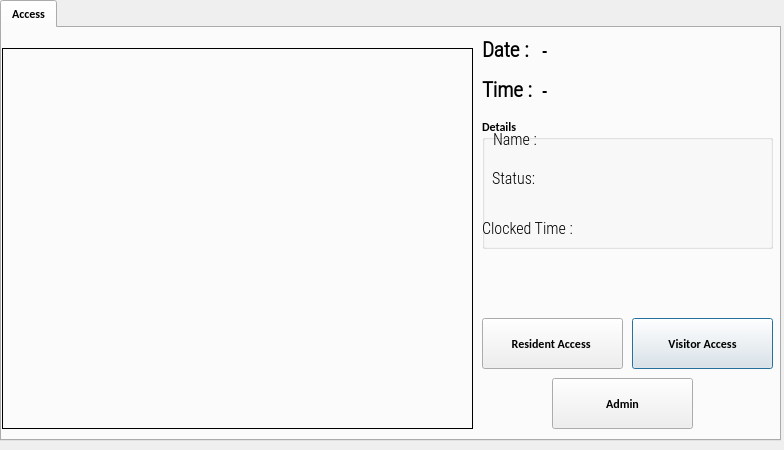
<?xml version="1.0" encoding="UTF-8"?>
<ui version="4.0">
 <class>OutputDialog</class>
 <widget class="QDialog" name="OutputDialog">
  <property name="geometry">
   <rect>
    <x>0</x>
    <y>0</y>
    <width>784</width>
    <height>450</height>
   </rect>
  </property>
  <property name="minimumSize">
   <size>
    <width>0</width>
    <height>0</height>
   </size>
  </property>
  <property name="maximumSize">
   <size>
    <width>1280</width>
    <height>720</height>
   </size>
  </property>
  <property name="font">
   <font>
    <family>Calibri</family>
    <weight>75</weight>
    <bold>true</bold>
   </font>
  </property>
  <property name="windowTitle">
   <string>Face Recognition Access System</string>
  </property>
  <property name="windowIcon">
   <iconset resource="resource.qrc">
    <normaloff>:/icon/icon.png</normaloff>:/icon/icon.png</iconset>
  </property>
  <widget class="QTabWidget" name="tabWidget">
   <property name="geometry">
    <rect>
     <x>0</x>
     <y>0</y>
     <width>781</width>
     <height>441</height>
    </rect>
   </property>
   <property name="currentIndex">
    <number>0</number>
   </property>
   <widget class="QWidget" name="Access">
    <attribute name="title">
     <string>Access</string>
    </attribute>
    <widget class="QGroupBox" name="groupBox">
     <property name="geometry">
      <rect>
       <x>480</x>
       <y>90</y>
       <width>291</width>
       <height>131</height>
      </rect>
     </property>
     <property name="title">
      <string>Details</string>
     </property>
     <widget class="QLabel" name="StatusLabel">
      <property name="geometry">
       <rect>
        <x>80</x>
        <y>50</y>
        <width>201</width>
        <height>31</height>
       </rect>
      </property>
      <property name="font">
       <font>
        <family>Roboto Condensed Light</family>
        <pointsize>12</pointsize>
        <weight>50</weight>
        <bold>false</bold>
       </font>
      </property>
      <property name="text">
       <string/>
      </property>
     </widget>
     <widget class="QLabel" name="NameLabel">
      <property name="geometry">
       <rect>
        <x>80</x>
        <y>10</y>
        <width>169</width>
        <height>21</height>
       </rect>
      </property>
      <property name="font">
       <font>
        <family>Roboto Condensed Light</family>
        <pointsize>12</pointsize>
        <weight>50</weight>
        <bold>false</bold>
       </font>
      </property>
      <property name="text">
       <string/>
      </property>
     </widget>
     <widget class="QLabel" name="label_6">
      <property name="geometry">
       <rect>
        <x>10</x>
        <y>50</y>
        <width>51</width>
        <height>20</height>
       </rect>
      </property>
      <property name="font">
       <font>
        <family>Roboto Condensed Light</family>
        <pointsize>12</pointsize>
        <weight>50</weight>
        <bold>false</bold>
       </font>
      </property>
      <property name="text">
       <string>Status:</string>
      </property>
     </widget>
     <widget class="QLabel" name="label_3">
      <property name="geometry">
       <rect>
        <x>11</x>
        <y>11</y>
        <width>54</width>
        <height>20</height>
       </rect>
      </property>
      <property name="font">
       <font>
        <family>Roboto Condensed Light</family>
        <pointsize>12</pointsize>
        <weight>50</weight>
        <bold>false</bold>
       </font>
      </property>
      <property name="text">
       <string>Name : </string>
      </property>
     </widget>
     <widget class="QLabel" name="label_5">
      <property name="geometry">
       <rect>
        <x>0</x>
        <y>100</y>
        <width>107</width>
        <height>20</height>
       </rect>
      </property>
      <property name="font">
       <font>
        <family>Roboto Condensed Light</family>
        <pointsize>12</pointsize>
        <weight>50</weight>
        <bold>false</bold>
       </font>
      </property>
      <property name="text">
       <string>Clocked Time : </string>
      </property>
     </widget>
     <widget class="QLabel" name="HoursLabel">
      <property name="geometry">
       <rect>
        <x>110</x>
        <y>100</y>
        <width>181</width>
        <height>20</height>
       </rect>
      </property>
      <property name="font">
       <font>
        <family>Roboto Condensed Light</family>
        <pointsize>12</pointsize>
        <weight>50</weight>
        <bold>false</bold>
       </font>
      </property>
      <property name="text">
       <string/>
      </property>
     </widget>
    </widget>
    <widget class="QLabel" name="imgLabel">
     <property name="geometry">
      <rect>
       <x>0</x>
       <y>20</y>
       <width>471</width>
       <height>381</height>
      </rect>
     </property>
     <property name="minimumSize">
      <size>
       <width>4</width>
       <height>0</height>
      </size>
     </property>
     <property name="maximumSize">
      <size>
       <width>640</width>
       <height>480</height>
      </size>
     </property>
     <property name="frameShape">
      <enum>QFrame::Box</enum>
     </property>
     <property name="text">
      <string/>
     </property>
    </widget>
    <widget class="QPushButton" name="visitorButton">
     <property name="geometry">
      <rect>
       <x>630</x>
       <y>290</y>
       <width>141</width>
       <height>51</height>
      </rect>
     </property>
     <property name="text">
      <string>Visitor Access</string>
     </property>
    </widget>
    <widget class="QPushButton" name="residentBtn">
     <property name="geometry">
      <rect>
       <x>480</x>
       <y>290</y>
       <width>141</width>
       <height>51</height>
      </rect>
     </property>
     <property name="text">
      <string>Resident Access </string>
     </property>
    </widget>
    <widget class="QLabel" name="label_2">
     <property name="geometry">
      <rect>
       <x>480</x>
       <y>50</y>
       <width>62</width>
       <height>24</height>
      </rect>
     </property>
     <property name="font">
      <font>
       <family>Roboto Condensed Light</family>
       <pointsize>16</pointsize>
       <weight>75</weight>
       <bold>true</bold>
      </font>
     </property>
     <property name="text">
      <string>Time :</string>
     </property>
    </widget>
    <widget class="QLabel" name="Time_Label">
     <property name="geometry">
      <rect>
       <x>540</x>
       <y>50</y>
       <width>231</width>
       <height>25</height>
      </rect>
     </property>
     <property name="font">
      <font>
       <family>MS Shell Dlg 2</family>
       <pointsize>12</pointsize>
       <weight>75</weight>
       <bold>true</bold>
      </font>
     </property>
     <property name="text">
      <string>-</string>
     </property>
    </widget>
    <widget class="QLabel" name="label">
     <property name="geometry">
      <rect>
       <x>480</x>
       <y>10</y>
       <width>59</width>
       <height>24</height>
      </rect>
     </property>
     <property name="font">
      <font>
       <family>Roboto Condensed Light</family>
       <pointsize>16</pointsize>
       <weight>75</weight>
       <bold>true</bold>
      </font>
     </property>
     <property name="text">
      <string>Date :</string>
     </property>
    </widget>
    <widget class="QLabel" name="Date_Label">
     <property name="geometry">
      <rect>
       <x>540</x>
       <y>10</y>
       <width>231</width>
       <height>25</height>
      </rect>
     </property>
     <property name="font">
      <font>
       <family>MS Shell Dlg 2</family>
       <pointsize>12</pointsize>
       <weight>75</weight>
       <bold>true</bold>
      </font>
     </property>
     <property name="text">
      <string>-</string>
     </property>
    </widget>
    <widget class="QPushButton" name="adminButton">
     <property name="geometry">
      <rect>
       <x>550</x>
       <y>350</y>
       <width>141</width>
       <height>51</height>
      </rect>
     </property>
     <property name="text">
      <string>Admin</string>
     </property>
    </widget>
   </widget>
  </widget>
 </widget>
 <resources>
  <include location="resource.qrc"/>
 </resources>
 <connections/>
</ui>
